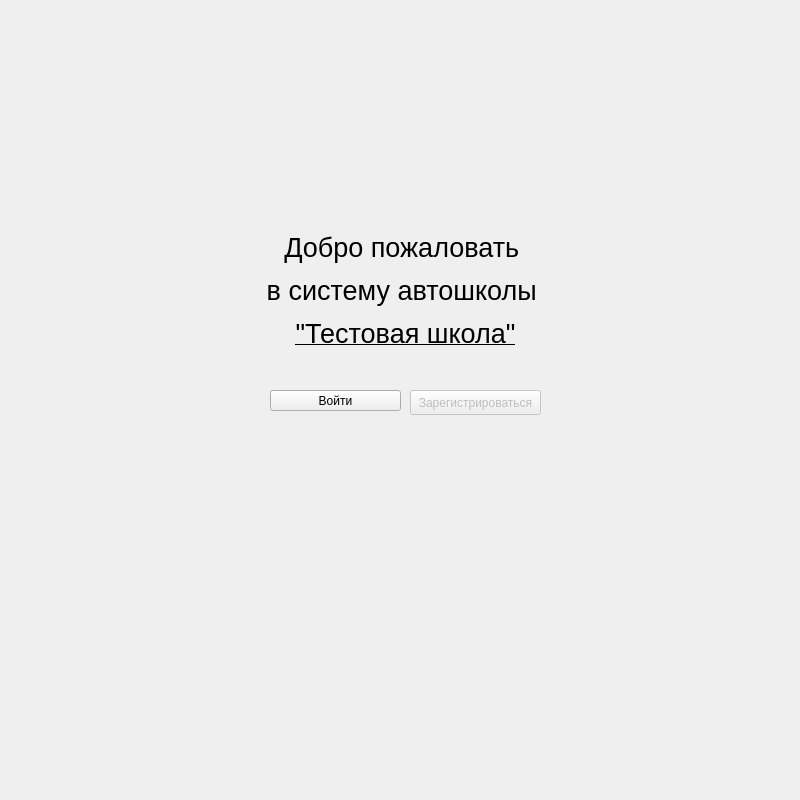
<?xml version="1.0" encoding="UTF-8"?>
<ui version="4.0">
 <class>WelcomeFormWidget</class>
 <widget class="QWidget" name="WelcomeFormWidget">
  <property name="geometry">
   <rect>
    <x>0</x>
    <y>0</y>
    <width>800</width>
    <height>800</height>
   </rect>
  </property>
  <property name="minimumSize">
   <size>
    <width>400</width>
    <height>300</height>
   </size>
  </property>
  <property name="windowTitle">
   <string>Form</string>
  </property>
  <widget class="QLabel" name="welcomeLabel">
   <property name="geometry">
    <rect>
     <x>260</x>
     <y>220</y>
     <width>291</width>
     <height>141</height>
    </rect>
   </property>
   <property name="text">
    <string>&lt;html&gt;&lt;head/&gt;&lt;body&gt;&lt;p align=&quot;center&quot;&gt;&lt;span style=&quot; font-size:20pt;&quot;&gt;Добро пожаловать &lt;/span&gt;&lt;/p&gt;&lt;p align=&quot;center&quot;&gt;&lt;span style=&quot; font-size:20pt;&quot;&gt;в систему автошколы &lt;/span&gt;&lt;/p&gt;&lt;p align=&quot;center&quot;&gt;&lt;span style=&quot; font-size:20pt; text-decoration: underline;&quot;&gt;&amp;quot;Тестовая школа&amp;quot;&lt;/span&gt;&lt;/p&gt;&lt;/body&gt;&lt;/html&gt;</string>
   </property>
  </widget>
  <widget class="QPushButton" name="enterPushButton">
   <property name="geometry">
    <rect>
     <x>270</x>
     <y>390</y>
     <width>131</width>
     <height>21</height>
    </rect>
   </property>
   <property name="text">
    <string>Войти</string>
   </property>
  </widget>
  <widget class="QPushButton" name="registerPushButton">
   <property name="enabled">
    <bool>false</bool>
   </property>
   <property name="geometry">
    <rect>
     <x>410</x>
     <y>390</y>
     <width>131</width>
     <height>25</height>
    </rect>
   </property>
   <property name="text">
    <string>Зарегистрироваться</string>
   </property>
  </widget>
  <zorder>registerPushButton</zorder>
  <zorder>welcomeLabel</zorder>
  <zorder>enterPushButton</zorder>
 </widget>
 <resources/>
 <connections/>
</ui>
